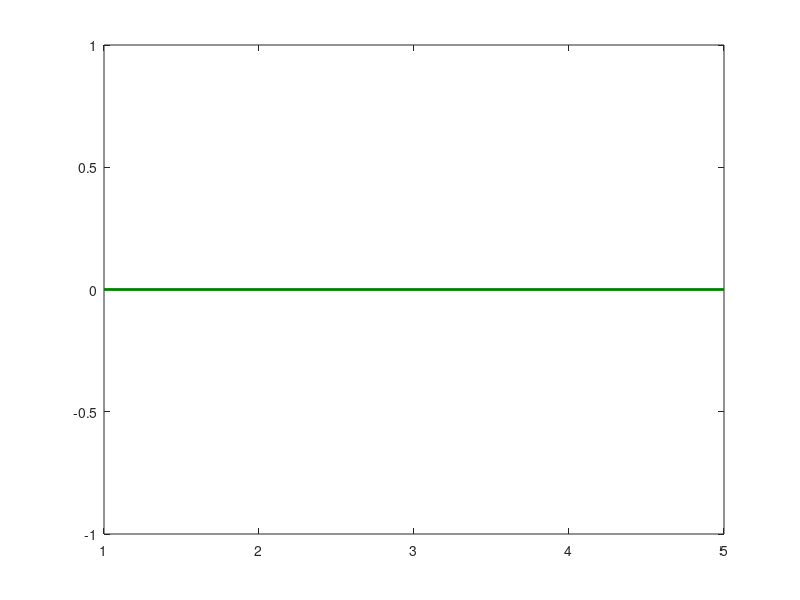

Write the MATLAB code that produced this figure. (Note: this script raises an error after producing the figure.)
%this code was used to analize the laser effects on cross day decoding results
clear;clc;close all 
%CompareTwoCrossDayTCTDecoding
LaserEffectsFiles=dir('*Laser effects on sample decoding*.mat'); 

IsActivationOrSuppression=2; 

if IsActivationOrSuppression==1 
    Legends=[{'ChR2'};{'NoLaser'}]; 
    FaceColors=[[0.6 0.6 1];[0.4 0.4 0.4]]; 
    Colors=[[0 0 1];[0 0 0]]; 
else
    Legends=[{'NpHR'};{'NoLaser'}]; 
    FaceColors=[[0.4 1 0.4];[0.4 0.4 0.4]]; 
    Colors=[[0 0.5 0];[0 0 0]];
end
TargetDayID=[{[1]};{[2]};{[3]};{[4]};{[5]}];%;{3};{[4]};{[5]};{[6]};{[7]}define the group days used to perform decoding analysis
XLabel=[{'Day1'};{'Day2'};{'Day3'};{'Day4'};{'Day5'}]; 
DecodingTimesToCompare=50; 
TimeGain=10; 
MeanDelayDecodingAccuracy=zeros(2,length(TargetDayID)); 
STD=zeros(2,length(TargetDayID)); 
CrossDayDecodingResults=cell(2,length(TargetDayID)); 
for iDay=1:size(LaserEffectsFiles,1)%go each day gorup
    load(LaserEffectsFiles(iDay).name)
    CrossDayDecodingResults(:,iDay)=MeanCrossPhaseCrossResampleDelayDecoding';
    
    MeanDelayDecodingAccuracy(:,iDay)=cellfun(@(x) mean(x(1:DecodingTimesToCompare)),MeanCrossPhaseCrossResampleDelayDecoding)';
    STD(:,iDay)=cellfun(@(x) std(x(1:DecodingTimesToCompare)),MeanCrossPhaseCrossResampleDelayDecoding)';
end
%%
YMin=min(min(MeanDelayDecodingAccuracy-STD));
YMax=max(max(MeanDelayDecodingAccuracy+STD));
for i=1:2%ChR2/NpHR, No Laser group
    plot(1:length(TargetDayID),MeanDelayDecodingAccuracy(i,:),'color',Colors(i,:),'linewidth',2,'markersize',8)
    hold on
    errorbar(1:length(TargetDayID),MeanDelayDecodingAccuracy(i,:),STD(i,:),'color',Colors(i,:),'linewidth',2)
end
legend(Legends,'location','best')
ylabel('Decoding accuracy','fontsize',12)
ylim([floor(YMin*100)/100 YMax*1.04])
set(gca,'xtick',1:length(TargetDayID),'xticklabel',XLabel(1:length(TargetDayID)))
title(['Cross day delay decoding accuracy-' Legends{1} '-' Legends{2}],'fontsize',10)
saveas(gcf,['Cross day delay decoding accuracy-' Legends{1} '-' Legends{2}],'fig')%  
saveas(gcf,['Cross day delay decoding accuracy-' Legends{1} '-' Legends{2}],'png')%  
close all
%% plot cross day decoding results
% AllAxis=zeros(1,length(TargetDayID));
% YMin=zeros(3,length(TargetDayID));
% YMax=zeros(3,length(TargetDayID));
% figure('Position', [350, 100, 900, 800]);
% for iDay=1:size(CrossDayDecodingResults,2)
%     tempDecodingResults=CrossDayDecodingResults(:,iDay);
%     
%     XAxisID=iDay;YAxisID=0;
%     if length(TargetDayID)==2
%         AllAxis(iDay)=subplot('position',[0.08+(iDay-1)*0.44 0.1 0.4 0.8]);
%     elseif length(TargetDayID)==3
%         AllAxis(iDay)=subplot('position',[0.08+(XAxisID-1)*0.3 0.1 0.26 0.8]);
%     elseif length(TargetDayID)==4
%         if iDay>2
%             XAxisID=iDay-2;
%             YAxisID=1;
%         end
%         AllAxis(iDay)=subplot('position',[0.08+(XAxisID-1)*0.44 0.54+YAxisID*(-0.46) 0.4 0.36]);
%     end
%     for i=1:length(tempDecodingResults)%ChR2, No Laser, and NpHR group
%         tempGroupDecoding=tempDecodingResults{i};
%         WindowNum=size(tempGroupDecoding,2);
%         ProceedingBinNum=bin_width/step_size;
%         X=-(4-StartTime):step_size/1000:(WindowNum*step_size/1000-(4-StartTime))-step_size/1000;
%         X=X+ProceedingBinNum*step_size/1000;   
%         
%         if i==1
%             AddLegend([{'ChR'} {'No Laser'} {'NpHR'}],Colors,[0.8, 0.32, 0.1, 0.1],10)
%         end
%         hold on
%         STD=std(tempGroupDecoding);
%         [YMin1,YMax1]=PlotMeanSEM(tempGroupDecoding,X,[Colors(i,:)*0.6;Colors(i,:)],STD);
%         YMin(i,iDay)=YMin1;
%         YMax(i,iDay)=YMax1;
%         if i==length(tempDecodingResults)
%             text(3.5,max(YMax(:,iDay))*0.95,'NeuNum=100')
%             EventCurve(OdorMN,DelayMN,ResponseMN,WaterMN,max(YMax(:,iDay))*1.2,min(YMin(:,iDay))-0.04,4);
%         end
%     end
%     if iDay>=3
%         xlabel('Time from sample onset(s)','fontsize',12)
%     end
%     if iDay==1||iDay==3
%         ylabel('Decoding accuracy','fontsize',12)
%     end
%     Title=['Day' num2str(TargetDayID{iDay}) '-decoding'];
%     title(Title,'fontsize',12)
%     set(gca,'fontsize',10,'TickDir','out')
%     box off
% end
% axis(AllAxis,[-2 2*OdorMN+DelayMN+1 0.40 1])
% saveas(gcf,'Laser effects on cross day decoding accuracy','fig')%
% saveas(gcf,'Laser effects on cross day decoding accuracy','png')%
% close all